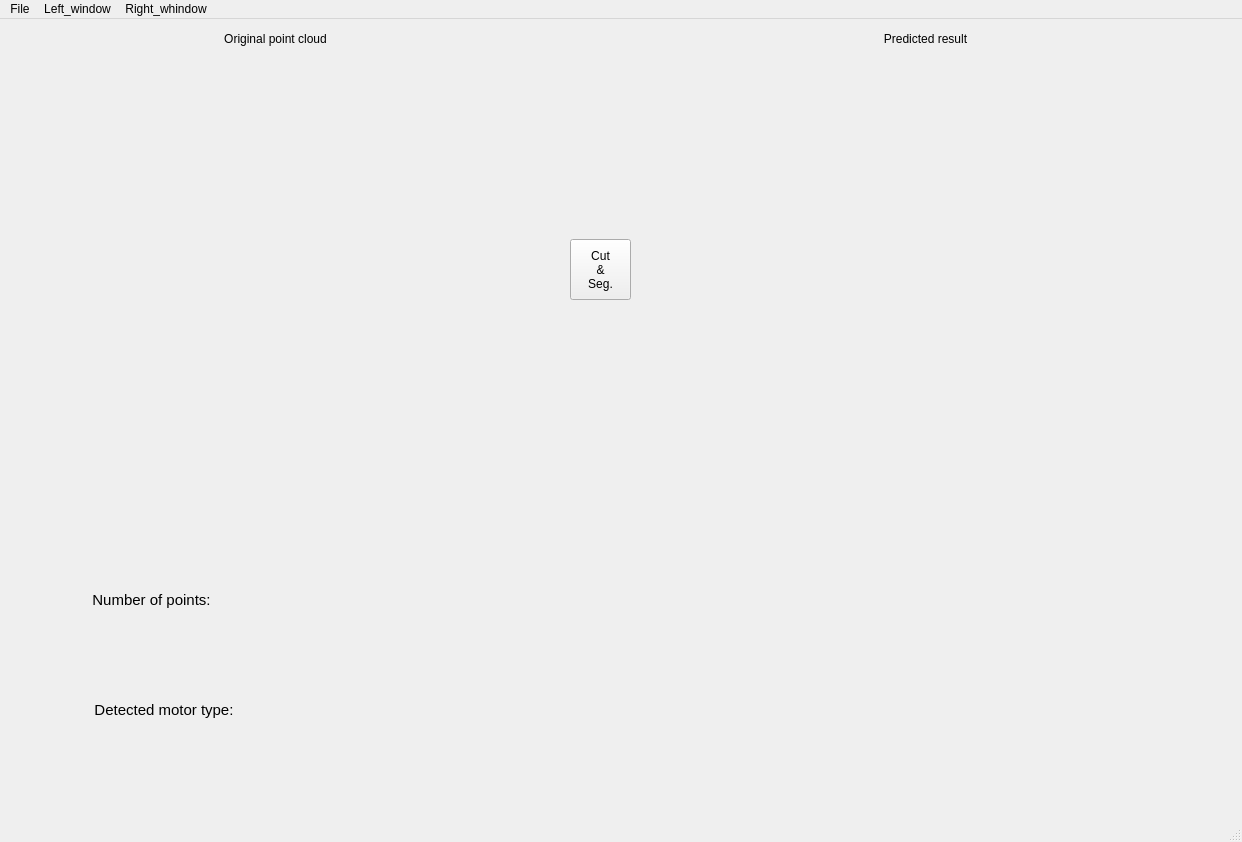
<?xml version="1.0" encoding="UTF-8"?>
<ui version="4.0">
 <class>MainWindow</class>
 <widget class="QMainWindow" name="MainWindow">
  <property name="geometry">
   <rect>
    <x>0</x>
    <y>0</y>
    <width>1242</width>
    <height>842</height>
   </rect>
  </property>
  <property name="windowTitle">
   <string>MainWindow</string>
  </property>
  <widget class="QWidget" name="centralwidget">
   <widget class="QWidget" name="formLayoutWidget">
    <property name="geometry">
     <rect>
      <x>20</x>
      <y>40</y>
      <width>531</width>
      <height>471</height>
     </rect>
    </property>
    <layout class="QFormLayout" name="formLayout_1"/>
   </widget>
   <widget class="QWidget" name="formLayoutWidget_2">
    <property name="geometry">
     <rect>
      <x>650</x>
      <y>40</y>
      <width>571</width>
      <height>471</height>
     </rect>
    </property>
    <layout class="QFormLayout" name="formLayout_2"/>
   </widget>
   <widget class="QLabel" name="label">
    <property name="geometry">
     <rect>
      <x>190</x>
      <y>10</y>
      <width>171</width>
      <height>20</height>
     </rect>
    </property>
    <property name="text">
     <string>Original point cloud</string>
    </property>
    <property name="alignment">
     <set>Qt::AlignCenter</set>
    </property>
   </widget>
   <widget class="QLabel" name="label_2">
    <property name="geometry">
     <rect>
      <x>830</x>
      <y>10</y>
      <width>191</width>
      <height>20</height>
     </rect>
    </property>
    <property name="text">
     <string>Predicted result</string>
    </property>
    <property name="alignment">
     <set>Qt::AlignCenter</set>
    </property>
   </widget>
   <widget class="QWidget" name="horizontalLayoutWidget">
    <property name="geometry">
     <rect>
      <x>20</x>
      <y>540</y>
      <width>531</width>
      <height>81</height>
     </rect>
    </property>
    <layout class="QHBoxLayout" name="horizontalLayout">
     <item>
      <widget class="QLabel" name="label_4">
       <property name="font">
        <font>
         <pointsize>11</pointsize>
        </font>
       </property>
       <property name="lineWidth">
        <number>1</number>
       </property>
       <property name="text">
        <string>Number of points:</string>
       </property>
       <property name="scaledContents">
        <bool>false</bool>
       </property>
       <property name="alignment">
        <set>Qt::AlignCenter</set>
       </property>
      </widget>
     </item>
     <item>
      <widget class="QLabel" name="label_3">
       <property name="text">
        <string/>
       </property>
       <property name="alignment">
        <set>Qt::AlignLeading|Qt::AlignLeft|Qt::AlignVCenter</set>
       </property>
      </widget>
     </item>
    </layout>
   </widget>
   <widget class="QWidget" name="gridLayoutWidget">
    <property name="geometry">
     <rect>
      <x>650</x>
      <y>550</y>
      <width>571</width>
      <height>211</height>
     </rect>
    </property>
    <layout class="QGridLayout" name="gridLayout">
     <item row="1" column="0">
      <widget class="QLabel" name="label_5">
       <property name="text">
        <string/>
       </property>
       <property name="alignment">
        <set>Qt::AlignCenter</set>
       </property>
      </widget>
     </item>
     <item row="5" column="0">
      <widget class="QLabel" name="label_10">
       <property name="text">
        <string/>
       </property>
       <property name="alignment">
        <set>Qt::AlignCenter</set>
       </property>
      </widget>
     </item>
     <item row="3" column="0">
      <widget class="QLabel" name="label_8">
       <property name="text">
        <string/>
       </property>
       <property name="alignment">
        <set>Qt::AlignCenter</set>
       </property>
      </widget>
     </item>
     <item row="4" column="1">
      <widget class="QLabel" name="label_15">
       <property name="text">
        <string/>
       </property>
      </widget>
     </item>
     <item row="2" column="1">
      <widget class="QLabel" name="label_13">
       <property name="text">
        <string/>
       </property>
      </widget>
     </item>
     <item row="2" column="0">
      <widget class="QLabel" name="label_7">
       <property name="text">
        <string/>
       </property>
       <property name="alignment">
        <set>Qt::AlignCenter</set>
       </property>
      </widget>
     </item>
     <item row="4" column="0">
      <widget class="QLabel" name="label_9">
       <property name="text">
        <string/>
       </property>
       <property name="alignment">
        <set>Qt::AlignCenter</set>
       </property>
      </widget>
     </item>
     <item row="0" column="1">
      <widget class="QLabel" name="label_11">
       <property name="text">
        <string/>
       </property>
      </widget>
     </item>
     <item row="1" column="1">
      <widget class="QLabel" name="label_12">
       <property name="text">
        <string/>
       </property>
      </widget>
     </item>
     <item row="3" column="1">
      <widget class="QLabel" name="label_14">
       <property name="text">
        <string/>
       </property>
      </widget>
     </item>
     <item row="0" column="0">
      <widget class="QLabel" name="label_6">
       <property name="text">
        <string/>
       </property>
       <property name="alignment">
        <set>Qt::AlignCenter</set>
       </property>
      </widget>
     </item>
     <item row="5" column="1">
      <widget class="QLabel" name="label_16">
       <property name="text">
        <string/>
       </property>
      </widget>
     </item>
    </layout>
   </widget>
   <widget class="QPushButton" name="pushButton">
    <property name="geometry">
     <rect>
      <x>570</x>
      <y>220</y>
      <width>61</width>
      <height>61</height>
     </rect>
    </property>
    <property name="text">
     <string>Cut
&amp;&amp;
Seg.</string>
    </property>
   </widget>
   <widget class="QWidget" name="horizontalLayoutWidget_2">
    <property name="geometry">
     <rect>
      <x>20</x>
      <y>650</y>
      <width>531</width>
      <height>81</height>
     </rect>
    </property>
    <layout class="QHBoxLayout" name="horizontalLayout_2">
     <item>
      <widget class="QLabel" name="label_17">
       <property name="font">
        <font>
         <pointsize>11</pointsize>
        </font>
       </property>
       <property name="lineWidth">
        <number>1</number>
       </property>
       <property name="text">
        <string>      Detected motor type:</string>
       </property>
       <property name="scaledContents">
        <bool>false</bool>
       </property>
       <property name="alignment">
        <set>Qt::AlignCenter</set>
       </property>
      </widget>
     </item>
     <item>
      <widget class="QLabel" name="label_18">
       <property name="text">
        <string/>
       </property>
       <property name="alignment">
        <set>Qt::AlignLeading|Qt::AlignLeft|Qt::AlignVCenter</set>
       </property>
      </widget>
     </item>
    </layout>
   </widget>
  </widget>
  <widget class="QMenuBar" name="menubar">
   <property name="geometry">
    <rect>
     <x>0</x>
     <y>0</y>
     <width>1242</width>
     <height>20</height>
    </rect>
   </property>
   <widget class="QMenu" name="menufile">
    <property name="title">
     <string>File</string>
    </property>
    <addaction name="action_load"/>
    <addaction name="actionsave"/>
   </widget>
   <widget class="QMenu" name="menuoperation">
    <property name="title">
     <string>Left_window</string>
    </property>
    <addaction name="action_display_original_pc"/>
    <addaction name="action_display_cuboid_pc"/>
   </widget>
   <widget class="QMenu" name="menuoperation_right">
    <property name="title">
     <string>Right_whindow</string>
    </property>
    <addaction name="action_cubiod_prediction"/>
    <addaction name="action_bolts_position"/>
    <addaction name="action_motor_orientation"/>
    <addaction name="actionGear_position"/>
   </widget>
   <addaction name="menufile"/>
   <addaction name="menuoperation"/>
   <addaction name="menuoperation_right"/>
  </widget>
  <widget class="QStatusBar" name="statusbar"/>
  <action name="action_load">
   <property name="text">
    <string>Load</string>
   </property>
  </action>
  <action name="actiondisplay_cuboid_result">
   <property name="text">
    <string>display cuboid pc</string>
   </property>
  </action>
  <action name="action_display_original_pc">
   <property name="text">
    <string>Original PC</string>
   </property>
  </action>
  <action name="actionpredict">
   <property name="text">
    <string>predict</string>
   </property>
   <property name="statusTip">
    <string>start  to calculate</string>
   </property>
  </action>
  <action name="actionhh">
   <property name="text">
    <string>hh</string>
   </property>
  </action>
  <action name="actiontrans_robot_coordinates">
   <property name="text">
    <string>trans_robot_coordinates</string>
   </property>
  </action>
  <action name="actionfilter_bolts">
   <property name="text">
    <string>filter_bolts</string>
   </property>
  </action>
  <action name="actionestimate_Rx_Ry_Rz">
   <property name="text">
    <string>estimate_Rx_Ry_Rz</string>
   </property>
  </action>
  <action name="action_display_cuboid_pc">
   <property name="text">
    <string>Cropped PC</string>
   </property>
  </action>
  <action name="action_cubiod_prediction">
   <property name="text">
    <string>Cropped PC segmentation</string>
   </property>
   <property name="statusTip">
    <string>start to calculate</string>
   </property>
  </action>
  <action name="action_bolts_position">
   <property name="text">
    <string>Screw position</string>
   </property>
  </action>
  <action name="action_motor_orientation">
   <property name="text">
    <string>Motor orientation</string>
   </property>
  </action>
  <action name="action_to_robote_coordinates">
   <property name="text">
    <string>to_robot_coordinates</string>
   </property>
  </action>
  <action name="actionsave">
   <property name="text">
    <string>Save</string>
   </property>
  </action>
  <action name="actionGear_position">
   <property name="text">
    <string>Gear position</string>
   </property>
  </action>
 </widget>
 <resources/>
 <connections/>
</ui>
